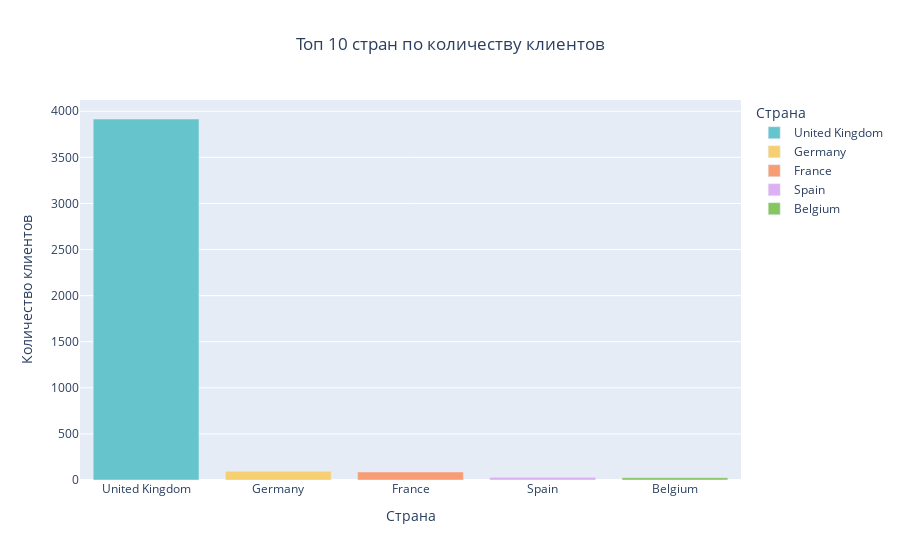

Notebook cell for this chart:
### Code cell
bar_plot('Country', 'CustomerID', 'Топ 10 стран по количеству клиентов', 'Страна', 'Количество клиентов', nlargest=5)

### Figure 1 — Plotly figure (JSON) as saved in the notebook; plotly's stock layout.template omitted (floating-point values rounded to 4 significant figures)
{"data": [{"alignmentgroup": "True", "hovertemplate": "Страна=%{x}<br>Количество клиентов=%{y}<extra></extra>", "legendgroup": "United Kingdom", "marker": {"color": "rgb(102, 197, 204)", "pattern": {"shape": ""}}, "name": "United Kingdom", "offsetgroup": "United Kingdom", "orientation": "v", "showlegend": true, "textposition": "auto", "type": "bar", "x": ["United Kingdom"], "xaxis": "x", "y": [3916], "yaxis": "y"}, {"alignmentgroup": "True", "hovertemplate": "Страна=%{x}<br>Количество клиентов=%{y}<extra></extra>", "legendgroup": "Germany", "marker": {"color": "rgb(246, 207, 113)", "pattern": {"shape": ""}}, "name": "Germany", "offsetgroup": "Germany", "orientation": "v", "showlegend": true, "textposition": "auto", "type": "bar", "x": ["Germany"], "xaxis": "x", "y": [94], "yaxis": "y"}, {"alignmentgroup": "True", "hovertemplate": "Страна=%{x}<br>Количество клиентов=%{y}<extra></extra>", "legendgroup": "France", "marker": {"color": "rgb(248, 156, 116)", "pattern": {"shape": ""}}, "name": "France", "offsetgroup": "France", "orientation": "v", "showlegend": true, "textposition": "auto", "type": "bar", "x": ["France"], "xaxis": "x", "y": [87], "yaxis": "y"}, {"alignmentgroup": "True", "hovertemplate": "Страна=%{x}<br>Количество клиентов=%{y}<extra></extra>", "legendgroup": "Spain", "marker": {"color": "rgb(220, 176, 242)", "pattern": {"shape": ""}}, "name": "Spain", "offsetgroup": "Spain", "orientation": "v", "showlegend": true, "textposition": "auto", "type": "bar", "x": ["Spain"], "xaxis": "x", "y": [30], "yaxis": "y"}, {"alignmentgroup": "True", "hovertemplate": "Страна=%{x}<br>Количество клиентов=%{y}<extra></extra>", "legendgroup": "Belgium", "marker": {"color": "rgb(135, 197, 95)", "pattern": {"shape": ""}}, "name": "Belgium", "offsetgroup": "Belgium", "orientation": "v", "showlegend": true, "textposition": "auto", "type": "bar", "x": ["Belgium"], "xaxis": "x", "y": [25], "yaxis": "y"}], "layout": {"barmode": "relative", "legend": {"title": {"text": "Страна"}, "tracegroupgap": 0}, "title": {"text": "Топ 10 стран по количеству клиентов", "x": 0.5}, "xaxis": {"anchor": "y", "categoryarray": ["United Kingdom", "Germany", "France", "Spain", "Belgium"], "categoryorder": "array", "domain": [0, 1], "title": {"text": "Страна"}}, "yaxis": {"anchor": "x", "domain": [0, 1], "title": {"text": "Количество клиентов"}}}}
